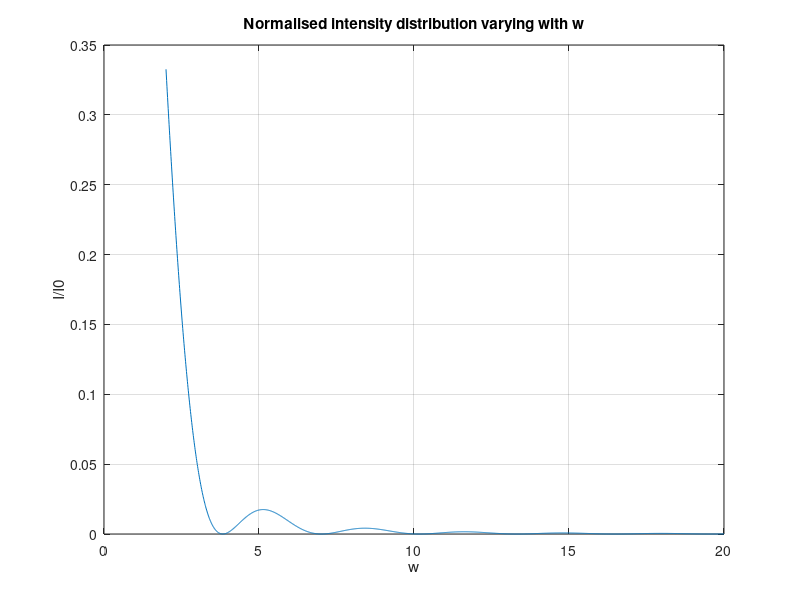

The MATLAB script that drew this image:
%intensity ratio vs w
a=10; %units of wavelength
w=2:0.01:20;
y=besselj(1,w); %J0(x)
Irat=((2*y)./w).^2; %I/I0
%plot
plot(w,Irat)
grid on
xlabel('w')
ylabel('I/I0')
title('Normalised intensity distribution varying with w')
